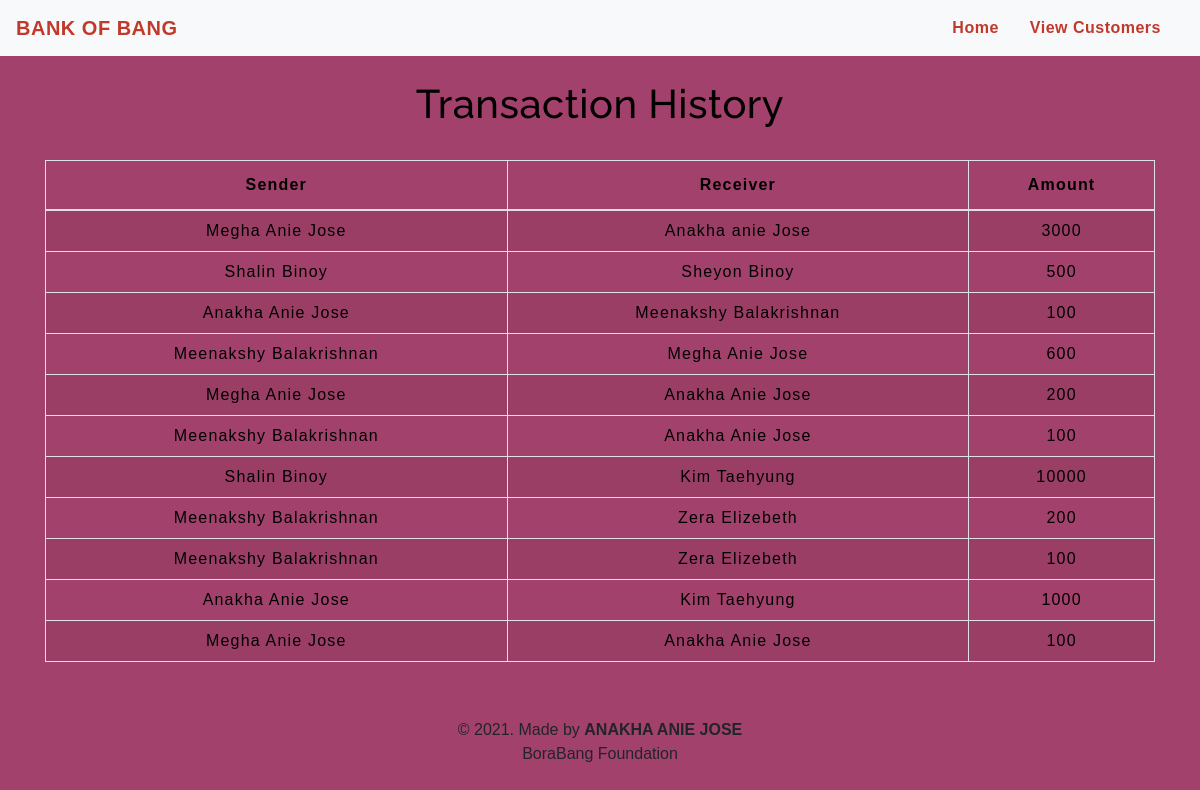
The page /history.php on the database its author committed.
### tables this page shows
CREATE TABLE `transferhistory` (
  `Sender` text NOT NULL,
  `Receiver` text NOT NULL,
  `Amount` double NOT NULL
);

### history.php (the view, shortened to what this page needs)
<!DOCTYPE html>
<html lang="en">
<head>
    <link rel="stylesheet" href="https://stackpath.bootstrapcdn.com/bootstrap/4.5.2/css/bootstrap.min.css">
    <link rel="stylesheet" type="text/css" href="css/table.css">
    <link rel="stylesheet" type="text/css" href="css/navbar.css">
</head>
<body style="background-color : #A2416B;">
<?php
  include 'navbar.php';
?>
	<div class="container">
        <h2 class="text-center pt-4" style="color : black;">Transaction History</h2>
       <br>
       <div class="table-responsive-sm">
    <table class="table table-hover table-striped table-condensed table-bordered">
        <thead style="color : black;">
            <tr>
                <th class="text-center">Sender</th>
                <th class="text-center">Receiver</th>
                <th class="text-center">Amount</th>
            </tr>
        </thead>
        <tbody>
        <?php
            include 'configure.php';
            $sql ="select * from transferhistory";
            $query =mysqli_query($conn, $sql);
            while($rows = mysqli_fetch_assoc($query))
            {
        ?>
            <tr style="color : black;">
            <td class="py-2"><?php echo $rows['Sender']; ?></td>
            <td class="py-2"><?php echo $rows['Receiver']; ?></td>
            <td class="py-2"><?php echo $rows['Amount']; ?> </td>
        <?php
            }
        ?>
        </tbody>
    </table>
    </div>
</div>
<footer class="text-center mt-5 py-2">
            <p>&copy 2021. Made by <b>ANAKHA ANIE JOSE</b> <br> BoraBang Foundation</p>
</footer>
</body>
</html>

### navbar.php (shortened to what this page needs)
<nav class="navbar navbar-expand-md navbar-light bg-light">
     <a class="navbar-brand" href="index.php" style="color : #C0392B;"><b>BANK OF BANG</b></a>
     <div class="collapse navbar-collapse" id="collapsibleNavbar">
           <ul class="navbar-nav ml-auto">
             <li class="nav-item">
               <a class="nav-link" href="home.php" style="color : #C0392B;"><b>Home</b></a>
             </li>
             <li class="nav-item">
               <a class="nav-link" href="viewcustomer.php" style="color : #C0392B;"><b>View Customers</b></a>
             </li>
         </div>
      </nav>

### css/table.css (style rules this page uses)
* { padding: 0; margin: 0; box-sizing: border-box; font-family: sans-serif; }
h2 { font-size: 40px; }
table { letter-spacing: 1.2px; }
td { text-align: center; }

### css/navbar.css (style rules this page uses)
.nav-link { margin-right: 15px; color:#2F363F; letter-spacing: 0.5px; transition: 0.5s; }
.navbar-brand { color: #4C4B4B; letter-spacing: 0.5px; }
h2 { color: #4C4B4B; letter-spacing: 0.5px; font-family: raleway; }

### rows shown on the page
transferhistory: Sender "Megha Anie Jose", Receiver "Anakha anie Jose", Amount "3000"
transferhistory: Sender "Shalin Binoy", Receiver "Sheyon Binoy", Amount "500"
transferhistory: Sender "Anakha Anie Jose", Receiver "Meenakshy Balakrishnan", Amount "100"
transferhistory: Sender "Meenakshy Balakrishnan", Receiver "Megha Anie Jose", Amount "600"
transferhistory: Sender "Megha Anie Jose", Receiver "Anakha Anie Jose", Amount "200"
transferhistory: Sender "Meenakshy Balakrishnan", Receiver "Anakha Anie Jose", Amount "100"
transferhistory: Sender "Shalin Binoy", Receiver "Kim Taehyung", Amount "10000"
transferhistory: Sender "Meenakshy Balakrishnan", Receiver "Zera Elizebeth", Amount "200"
transferhistory: Sender "Meenakshy Balakrishnan", Receiver "Zera Elizebeth", Amount "100"
transferhistory: Sender "Anakha Anie Jose", Receiver "Kim Taehyung", Amount "1000"
transferhistory: Sender "Megha Anie Jose", Receiver "Anakha Anie Jose", Amount "100"
